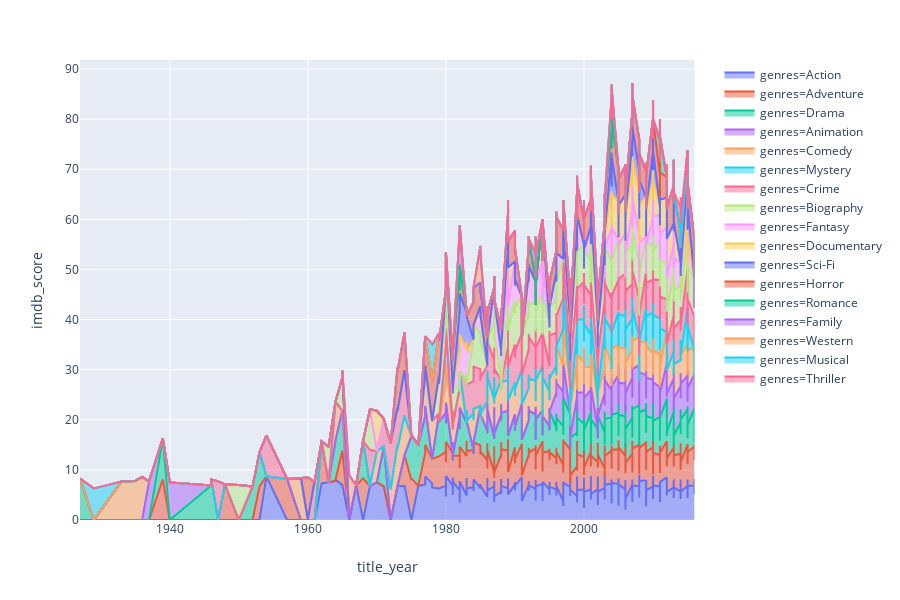

Notebook code for this chart:
### Code cell
px.area(df_list, x="title_year", y="imdb_score", color="genres", line_group="genres")

### Figure 1 — Plotly figure (JSON) as saved in the notebook; plotly's stock layout.template omitted (floating-point values rounded to 4 significant figures; data arrays with more than 128 entries replaced by an {"elided": "..."} marker saying what was removed)
{"data": [{"hoverlabel": {"namelength": 0}, "hovertemplate": "genres=Action<br>title_year=%{x}<br>imdb_score=%{y}", "legendgroup": "genres=Action", "line": {"color": "#636efa"}, "mode": "lines", "name": "genres=Action", "orientation": "v", "showlegend": true, "stackgroup": "1", "type": "scatter", "x": {"elided": "943 int values"}, "xaxis": "x", "y": {"elided": "943 float values"}, "yaxis": "y"}, {"hoverlabel": {"namelength": 0}, "hovertemplate": "genres=Adventure<br>title_year=%{x}<br>imdb_score=%{y}", "legendgroup": "genres=Adventure", "line": {"color": "#EF553B"}, "mode": "lines", "name": "genres=Adventure", "orientation": "v", "showlegend": true, "stackgroup": "1", "type": "scatter", "x": {"elided": "363 int values"}, "xaxis": "x", "y": {"elided": "363 float values"}, "yaxis": "y"}, {"hoverlabel": {"namelength": 0}, "hovertemplate": "genres=Drama<br>title_year=%{x}<br>imdb_score=%{y}", "legendgroup": "genres=Drama", "line": {"color": "#00cc96"}, "mode": "lines", "name": "genres=Drama", "orientation": "v", "showlegend": true, "stackgroup": "1", "type": "scatter", "x": {"elided": "650 int values"}, "xaxis": "x", "y": {"elided": "650 float values"}, "yaxis": "y"}, {"hoverlabel": {"namelength": 0}, "hovertemplate": "genres=Animation<br>title_year=%{x}<br>imdb_score=%{y}", "legendgroup": "genres=Animation", "line": {"color": "#ab63fa"}, "mode": "lines", "name": "genres=Animation", "orientation": "v", "showlegend": true, "stackgroup": "1", "type": "scatter", "x": [2009, 2007, 2011, 2004, 2009, 1996, 2007, 2009, 2006, 2012, 2007, 2015, 1999, 2013, 2016, 2013, 2006, 2001, 2009, 2010, 2009, 2007, 2014, 2006, 2004, 1940, 2012, 1997, 2005, 2005, 2011, 1999, 2000, 2005, 2006, 2012, 2001, 2004, 2015, 2007, 1999, 2003, 2008, 1937, 1997], "xaxis": "x", "y": [6.8, 8, 5.9, 5.4, 7.1, 6.9, 6.8, 7, 6.5, 7.1, 7.1, 6.7, 7.3, 6.5, 6.8, 7.5, 6.6, 4.7, 4.5, 7.7, 7.7, 5.2, 7.2, 5.6, 5, 7.5, 7, 6.9, 7.5, 7.4, 4.8, 7.8, 6.3, 6.4, 7.1, 7.9, 6.5, 5.8, 7.3, 8, 5, 7.8, 8, 7.7, 7], "yaxis": "y"}, {"hoverlabel": {"namelength": 0}, "hovertemplate": "genres=Comedy<br>title_year=%{x}<br>imdb_score=%{y}", "legendgroup": "genres=Comedy", "line": {"color": "#FFA15A"}, "mode": "lines", "name": "genres=Comedy", "orientation": "v", "showlegend": true, "stackgroup": "1", "type": "scatter", "x": {"elided": "979 int values"}, "xaxis": "x", "y": {"elided": "979 float values"}, "yaxis": "y"}, {"hoverlabel": {"namelength": 0}, "hovertemplate": "genres=Mystery<br>title_year=%{x}<br>imdb_score=%{y}", "legendgroup": "genres=Mystery", "line": {"color": "#19d3f3"}, "mode": "lines", "name": "genres=Mystery", "orientation": "v", "showlegend": true, "stackgroup": "1", "type": "scatter", "x": [2009, 2006, 2010, 2011, 2010, 2004, 1999, 1999, 2011, 2007, 2003, 2005, 2001, 1999, 2003, 2009, 2015, 1980, 2015, 2000, 2004, 2015, 1997], "xaxis": "x", "y": [6.7, 6.6, 8.1, 7.1, 7.2, 6.6, 6.5, 6.7, 7.5, 6.4, 7.3, 6.5, 6.6, 7, 5.3, 5.9, 7.1, 7.1, 7.1, 8.5, 3.3, 4.6, 7.3], "yaxis": "y"}, {"hoverlabel": {"namelength": 0}, "hovertemplate": "genres=Crime<br>title_year=%{x}<br>imdb_score=%{y}", "legendgroup": "genres=Crime", "line": {"color": "#FF6692"}, "mode": "lines", "name": "genres=Crime", "orientation": "v", "showlegend": true, "stackgroup": "1", "type": "scatter", "x": {"elided": "251 int values"}, "xaxis": "x", "y": {"elided": "251 float values"}, "yaxis": "y"}, {"hoverlabel": {"namelength": 0}, "hovertemplate": "genres=Biography<br>title_year=%{x}<br>imdb_score=%{y}", "legendgroup": "genres=Biography", "line": {"color": "#B6E880"}, "mode": "lines", "name": "genres=Biography", "orientation": "v", "showlegend": true, "stackgroup": "1", "type": "scatter", "x": {"elided": "203 int values"}, "xaxis": "x", "y": {"elided": "203 float values"}, "yaxis": "y"}, {"hoverlabel": {"namelength": 0}, "hovertemplate": "genres=Fantasy<br>title_year=%{x}<br>imdb_score=%{y}", "legendgroup": "genres=Fantasy", "line": {"color": "#FF97FF"}, "mode": "lines", "name": "genres=Fantasy", "orientation": "v", "showlegend": true, "stackgroup": "1", "type": "scatter", "x": [1999, 2001, 2013, 2011, 1992, 1982, 2012, 2010, 2007, 1990, 1980, 2001, 2013, 2008, 1996, 1988, 1990, 1999, 1989, 1982, 2015, 1983, 1988, 1994, 1989, 2013, 2014, 2014, 1988, 2004, 1985, 1993, 1993, 2010, 2008, 1980, 1987], "xaxis": "x", "y": [4.9, 6.9, 6, 5.4, 7.5, 7.4, 7, 5.6, 6.8, 7.9, 6.8, 7.6, 6.2, 6.1, 5.7, 5.7, 5.7, 7.1, 6.6, 7.4, 6.1, 6.5, 6.5, 6.4, 5.1, 6.6, 4.4, 5, 6.7, 6.5, 5.4, 4.3, 5.3, 6.8, 6.7, 6.8, 7], "yaxis": "y"}, {"hoverlabel": {"namelength": 0}, "hovertemplate": "genres=Documentary<br>title_year=%{x}<br>imdb_score=%{y}", "legendgroup": "genres=Documentary", "line": {"color": "#FECB52"}, "mode": "lines", "name": "genres=Documentary", "orientation": "v", "showlegend": true, "stackgroup": "1", "type": "scatter", "x": [2009, 2009, 2011, 2012, 2013, 2007, 2011, 2004, 2003, 2011, 2005, 2012, 2008, 2010, 2007, 2013, 2006, 2006, 1994, 1970, 2011, 2005, 2012, 2009, 1989, 2004], "xaxis": "x", "y": [7.8, 7.3, 1.6, 5.9, 4.1, 8, 5.4, 7.5, 2.7, 8.5, 7.6, 5.1, 7.6, 7.1, 8.1, 7.4, 7.7, 7.3, 8.3, 8.1, 6.8, 7.8, 7.5, 7.4, 7.5, 6.6], "yaxis": "y"}, {"hoverlabel": {"namelength": 0}, "hovertemplate": "genres=Sci-Fi<br>title_year=%{x}<br>imdb_score=%{y}", "legendgroup": "genres=Sci-Fi", "line": {"color": "#636efa"}, "mode": "lines", "name": "genres=Sci-Fi", "orientation": "v", "showlegend": true, "stackgroup": "1", "type": "scatter", "x": [2007, 2008, 1982, 2004, 1983, 2015, 2010], "xaxis": "x", "y": [5.9, 5, 8.2, 7.7, 7.1, 6.4, 6.1], "yaxis": "y"}, {"hoverlabel": {"namelength": 0}, "hovertemplate": "genres=Horror<br>title_year=%{x}<br>imdb_score=%{y}", "legendgroup": "genres=Horror", "line": {"color": "#EF553B"}, "mode": "lines", "name": "genres=Horror", "orientation": "v", "showlegend": true, "stackgroup": "1", "type": "scatter", "x": {"elided": "154 int values"}, "xaxis": "x", "y": {"elided": "154 float values"}, "yaxis": "y"}, {"hoverlabel": {"namelength": 0}, "hovertemplate": "genres=Romance<br>title_year=%{x}<br>imdb_score=%{y}", "legendgroup": "genres=Romance", "line": {"color": "#00cc96"}, "mode": "lines", "name": "genres=Romance", "orientation": "v", "showlegend": true, "stackgroup": "1", "type": "scatter", "x": [2011], "xaxis": "x", "y": [7.1], "yaxis": "y"}, {"hoverlabel": {"namelength": 0}, "hovertemplate": "genres=Family<br>title_year=%{x}<br>imdb_score=%{y}", "legendgroup": "genres=Family", "line": {"color": "#ab63fa"}, "mode": "lines", "name": "genres=Family", "orientation": "v", "showlegend": true, "stackgroup": "1", "type": "scatter", "x": [1993, 2004, 1982], "xaxis": "x", "y": [5.7, 5.9, 7.9], "yaxis": "y"}, {"hoverlabel": {"namelength": 0}, "hovertemplate": "genres=Western<br>title_year=%{x}<br>imdb_score=%{y}", "legendgroup": "genres=Western", "line": {"color": "#FFA15A"}, "mode": "lines", "name": "genres=Western", "orientation": "v", "showlegend": true, "stackgroup": "1", "type": "scatter", "x": [1985, 1966], "xaxis": "x", "y": [7.3, 8.9], "yaxis": "y"}, {"hoverlabel": {"namelength": 0}, "hovertemplate": "genres=Musical<br>title_year=%{x}<br>imdb_score=%{y}", "legendgroup": "genres=Musical", "line": {"color": "#19d3f3"}, "mode": "lines", "name": "genres=Musical", "orientation": "v", "showlegend": true, "stackgroup": "1", "type": "scatter", "x": [1978, 1929], "xaxis": "x", "y": [7.2, 6.3], "yaxis": "y"}, {"hoverlabel": {"namelength": 0}, "hovertemplate": "genres=Thriller<br>title_year=%{x}<br>imdb_score=%{y}", "legendgroup": "genres=Thriller", "line": {"color": "#FF6692"}, "mode": "lines", "name": "genres=Thriller", "orientation": "v", "showlegend": true, "stackgroup": "1", "type": "scatter", "x": [2014], "xaxis": "x", "y": [4.8], "yaxis": "y"}], "layout": {"height": 600, "legend": {"tracegroupgap": 0}, "margin": {"t": 60}, "xaxis": {"anchor": "y", "domain": [0, 0.98], "title": {"text": "title_year"}}, "yaxis": {"anchor": "x", "domain": [0, 1], "title": {"text": "imdb_score"}}}}
